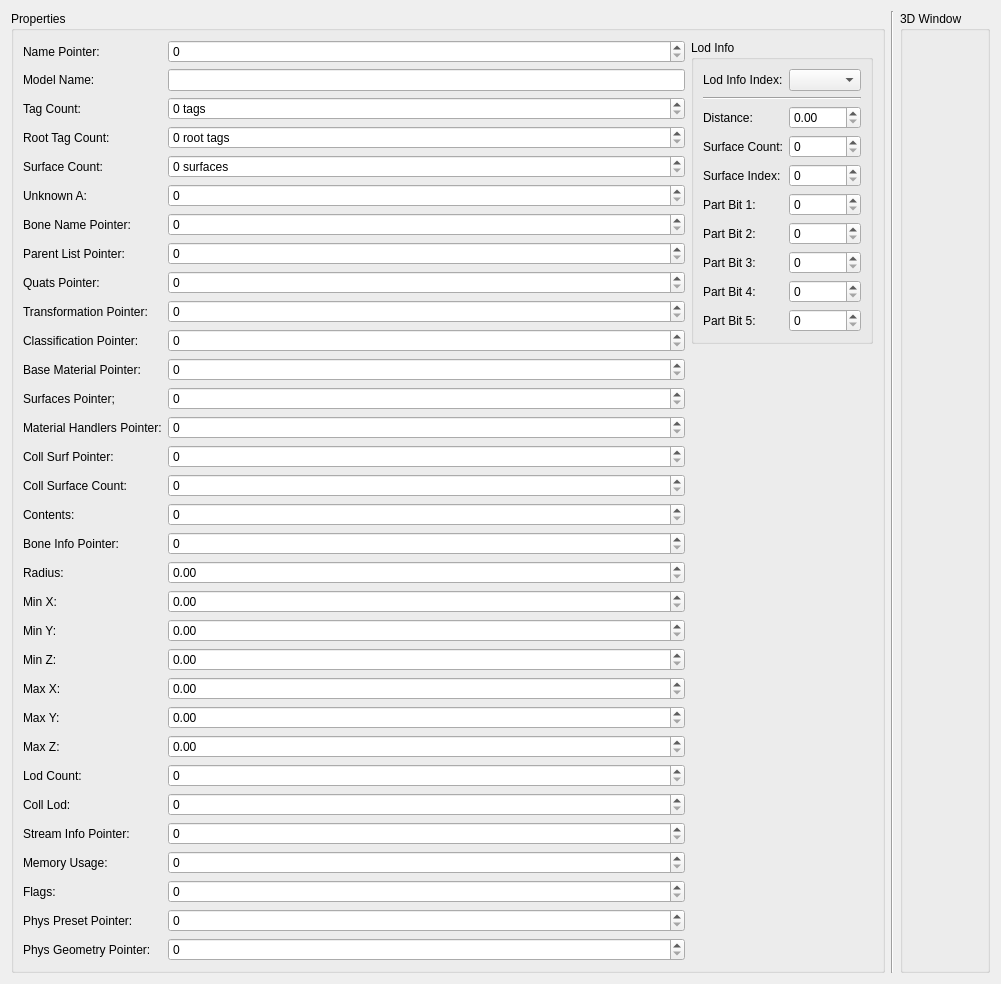
<?xml version="1.0" encoding="UTF-8"?>
<ui version="4.0">
 <class>ModelViewer</class>
 <widget class="QWidget" name="ModelViewer">
  <property name="geometry">
   <rect>
    <x>0</x>
    <y>0</y>
    <width>1001</width>
    <height>897</height>
   </rect>
  </property>
  <property name="windowTitle">
   <string>Form</string>
  </property>
  <layout class="QHBoxLayout" name="horizontalLayout">
   <item>
    <widget class="QGroupBox" name="groupBox">
     <property name="title">
      <string>Properties</string>
     </property>
     <layout class="QHBoxLayout" name="horizontalLayout_2">
      <item>
       <layout class="QFormLayout" name="formLayout">
        <item row="0" column="0">
         <widget class="QLabel" name="label">
          <property name="text">
           <string>Name Pointer:</string>
          </property>
         </widget>
        </item>
        <item row="0" column="1">
         <widget class="QSpinBox" name="spinBox_NamePtr">
          <property name="maximum">
           <number>1000000000</number>
          </property>
         </widget>
        </item>
        <item row="1" column="0">
         <widget class="QLabel" name="label_42">
          <property name="text">
           <string>Model Name:</string>
          </property>
         </widget>
        </item>
        <item row="1" column="1">
         <widget class="QLineEdit" name="lineEdit"/>
        </item>
        <item row="2" column="0">
         <widget class="QLabel" name="label_2">
          <property name="text">
           <string>Tag Count:</string>
          </property>
         </widget>
        </item>
        <item row="2" column="1">
         <widget class="QSpinBox" name="spinBox_TagCount">
          <property name="suffix">
           <string> tags</string>
          </property>
          <property name="maximum">
           <number>1000000000</number>
          </property>
         </widget>
        </item>
        <item row="3" column="0">
         <widget class="QLabel" name="label_3">
          <property name="text">
           <string>Root Tag Count: </string>
          </property>
         </widget>
        </item>
        <item row="3" column="1">
         <widget class="QSpinBox" name="spinBox_RootTagCount">
          <property name="suffix">
           <string> root tags</string>
          </property>
          <property name="maximum">
           <number>1000000000</number>
          </property>
         </widget>
        </item>
        <item row="4" column="0">
         <widget class="QLabel" name="label_4">
          <property name="text">
           <string>Surface Count: </string>
          </property>
         </widget>
        </item>
        <item row="4" column="1">
         <widget class="QSpinBox" name="spinBox_SurfaceCount">
          <property name="suffix">
           <string> surfaces</string>
          </property>
          <property name="maximum">
           <number>1000000000</number>
          </property>
         </widget>
        </item>
        <item row="5" column="0">
         <widget class="QLabel" name="label_5">
          <property name="text">
           <string>Unknown A:</string>
          </property>
         </widget>
        </item>
        <item row="5" column="1">
         <widget class="QSpinBox" name="spinBox_UnknownA">
          <property name="maximum">
           <number>1000000000</number>
          </property>
         </widget>
        </item>
        <item row="6" column="0">
         <widget class="QLabel" name="label_6">
          <property name="text">
           <string>Bone Name Pointer:</string>
          </property>
         </widget>
        </item>
        <item row="6" column="1">
         <widget class="QSpinBox" name="spinBox_BoneNamePtr">
          <property name="maximum">
           <number>1000000000</number>
          </property>
         </widget>
        </item>
        <item row="7" column="0">
         <widget class="QLabel" name="label_7">
          <property name="text">
           <string>Parent List Pointer:</string>
          </property>
         </widget>
        </item>
        <item row="7" column="1">
         <widget class="QSpinBox" name="spinBox_ParentListPtr">
          <property name="maximum">
           <number>1000000000</number>
          </property>
         </widget>
        </item>
        <item row="8" column="0">
         <widget class="QLabel" name="label_8">
          <property name="text">
           <string>Quats Pointer:</string>
          </property>
         </widget>
        </item>
        <item row="8" column="1">
         <widget class="QSpinBox" name="spinBox_QuatsPtr">
          <property name="maximum">
           <number>1000000000</number>
          </property>
         </widget>
        </item>
        <item row="9" column="0">
         <widget class="QLabel" name="label_9">
          <property name="text">
           <string>Transformation Pointer:</string>
          </property>
         </widget>
        </item>
        <item row="9" column="1">
         <widget class="QSpinBox" name="spinBox_TransPtr">
          <property name="maximum">
           <number>1000000000</number>
          </property>
         </widget>
        </item>
        <item row="10" column="0">
         <widget class="QLabel" name="label_10">
          <property name="text">
           <string>Classification Pointer:</string>
          </property>
         </widget>
        </item>
        <item row="10" column="1">
         <widget class="QSpinBox" name="spinBox_ClassPtr">
          <property name="maximum">
           <number>1000000000</number>
          </property>
         </widget>
        </item>
        <item row="11" column="0">
         <widget class="QLabel" name="label_11">
          <property name="text">
           <string>Base Material Pointer:</string>
          </property>
         </widget>
        </item>
        <item row="11" column="1">
         <widget class="QSpinBox" name="spinBox_BaseMatPtr">
          <property name="maximum">
           <number>1000000000</number>
          </property>
         </widget>
        </item>
        <item row="12" column="0">
         <widget class="QLabel" name="label_12">
          <property name="text">
           <string>Surfaces Pointer;</string>
          </property>
         </widget>
        </item>
        <item row="12" column="1">
         <widget class="QSpinBox" name="spinBox_SurfacesPtr">
          <property name="maximum">
           <number>1000000000</number>
          </property>
         </widget>
        </item>
        <item row="13" column="0">
         <widget class="QLabel" name="label_13">
          <property name="text">
           <string>Material Handlers Pointer:</string>
          </property>
         </widget>
        </item>
        <item row="13" column="1">
         <widget class="QSpinBox" name="spinBox_MatHandlesPtr">
          <property name="maximum">
           <number>1000000000</number>
          </property>
         </widget>
        </item>
        <item row="14" column="0">
         <widget class="QLabel" name="label_23">
          <property name="text">
           <string>Coll Surf Pointer:</string>
          </property>
         </widget>
        </item>
        <item row="14" column="1">
         <widget class="QSpinBox" name="spinBox_ClassPtr_2">
          <property name="maximum">
           <number>1000000000</number>
          </property>
         </widget>
        </item>
        <item row="15" column="0">
         <widget class="QLabel" name="label_24">
          <property name="text">
           <string>Coll Surface Count:</string>
          </property>
         </widget>
        </item>
        <item row="15" column="1">
         <widget class="QSpinBox" name="spinBox_ClassPtr_3">
          <property name="maximum">
           <number>1000000000</number>
          </property>
         </widget>
        </item>
        <item row="16" column="0">
         <widget class="QLabel" name="label_25">
          <property name="text">
           <string>Contents:</string>
          </property>
         </widget>
        </item>
        <item row="16" column="1">
         <widget class="QSpinBox" name="spinBox_ClassPtr_4">
          <property name="maximum">
           <number>1000000000</number>
          </property>
         </widget>
        </item>
        <item row="17" column="0">
         <widget class="QLabel" name="label_26">
          <property name="text">
           <string>Bone Info Pointer:</string>
          </property>
         </widget>
        </item>
        <item row="17" column="1">
         <widget class="QSpinBox" name="spinBox_ClassPtr_5">
          <property name="maximum">
           <number>1000000000</number>
          </property>
         </widget>
        </item>
        <item row="18" column="0">
         <widget class="QLabel" name="label_28">
          <property name="text">
           <string>Radius:</string>
          </property>
         </widget>
        </item>
        <item row="18" column="1">
         <widget class="QDoubleSpinBox" name="doubleSpinBox_2"/>
        </item>
        <item row="19" column="0">
         <widget class="QLabel" name="label_29">
          <property name="text">
           <string>Min X: </string>
          </property>
         </widget>
        </item>
        <item row="19" column="1">
         <widget class="QDoubleSpinBox" name="doubleSpinBox_3"/>
        </item>
        <item row="20" column="0">
         <widget class="QLabel" name="label_30">
          <property name="text">
           <string>Min Y: </string>
          </property>
         </widget>
        </item>
        <item row="20" column="1">
         <widget class="QDoubleSpinBox" name="doubleSpinBox_4"/>
        </item>
        <item row="21" column="0">
         <widget class="QLabel" name="label_31">
          <property name="text">
           <string>Min Z: </string>
          </property>
         </widget>
        </item>
        <item row="21" column="1">
         <widget class="QDoubleSpinBox" name="doubleSpinBox_5"/>
        </item>
        <item row="22" column="0">
         <widget class="QLabel" name="label_32">
          <property name="text">
           <string>Max X: </string>
          </property>
         </widget>
        </item>
        <item row="22" column="1">
         <widget class="QDoubleSpinBox" name="doubleSpinBox_6"/>
        </item>
        <item row="23" column="0">
         <widget class="QLabel" name="label_33">
          <property name="text">
           <string>Max Y: </string>
          </property>
         </widget>
        </item>
        <item row="23" column="1">
         <widget class="QDoubleSpinBox" name="doubleSpinBox_7"/>
        </item>
        <item row="24" column="0">
         <widget class="QLabel" name="label_34">
          <property name="text">
           <string>Max Z: </string>
          </property>
         </widget>
        </item>
        <item row="24" column="1">
         <widget class="QDoubleSpinBox" name="doubleSpinBox_8"/>
        </item>
        <item row="25" column="0">
         <widget class="QLabel" name="label_35">
          <property name="text">
           <string>Lod Count:</string>
          </property>
         </widget>
        </item>
        <item row="25" column="1">
         <widget class="QSpinBox" name="spinBox_ClassPtr_7">
          <property name="maximum">
           <number>1000000000</number>
          </property>
         </widget>
        </item>
        <item row="26" column="0">
         <widget class="QLabel" name="label_36">
          <property name="text">
           <string>Coll Lod:</string>
          </property>
         </widget>
        </item>
        <item row="26" column="1">
         <widget class="QSpinBox" name="spinBox_ClassPtr_8">
          <property name="maximum">
           <number>1000000000</number>
          </property>
         </widget>
        </item>
        <item row="27" column="0">
         <widget class="QLabel" name="label_37">
          <property name="text">
           <string>Stream Info Pointer:</string>
          </property>
         </widget>
        </item>
        <item row="27" column="1">
         <widget class="QSpinBox" name="spinBox_ClassPtr_9">
          <property name="maximum">
           <number>1000000000</number>
          </property>
         </widget>
        </item>
        <item row="28" column="0">
         <widget class="QLabel" name="label_38">
          <property name="text">
           <string>Memory Usage:</string>
          </property>
         </widget>
        </item>
        <item row="28" column="1">
         <widget class="QSpinBox" name="spinBox_ClassPtr_10">
          <property name="maximum">
           <number>1000000000</number>
          </property>
         </widget>
        </item>
        <item row="29" column="0">
         <widget class="QLabel" name="label_39">
          <property name="text">
           <string>Flags:</string>
          </property>
         </widget>
        </item>
        <item row="29" column="1">
         <widget class="QSpinBox" name="spinBox_ClassPtr_11">
          <property name="maximum">
           <number>1000000000</number>
          </property>
         </widget>
        </item>
        <item row="30" column="0">
         <widget class="QLabel" name="label_40">
          <property name="text">
           <string>Phys Preset Pointer:</string>
          </property>
         </widget>
        </item>
        <item row="30" column="1">
         <widget class="QSpinBox" name="spinBox_ClassPtr_12">
          <property name="maximum">
           <number>1000000000</number>
          </property>
         </widget>
        </item>
        <item row="31" column="0">
         <widget class="QLabel" name="label_41">
          <property name="text">
           <string>Phys Geometry Pointer:</string>
          </property>
         </widget>
        </item>
        <item row="31" column="1">
         <widget class="QSpinBox" name="spinBox_ClassPtr_13">
          <property name="maximum">
           <number>1000000000</number>
          </property>
         </widget>
        </item>
       </layout>
      </item>
      <item>
       <layout class="QVBoxLayout" name="verticalLayout">
        <item>
         <widget class="QGroupBox" name="groupBox_3">
          <property name="title">
           <string>Lod Info</string>
          </property>
          <layout class="QFormLayout" name="formLayout_2">
           <item row="0" column="0">
            <widget class="QLabel" name="label_14">
             <property name="text">
              <string>Lod Info Index:</string>
             </property>
            </widget>
           </item>
           <item row="0" column="1">
            <widget class="QComboBox" name="comboBox_LodIndex"/>
           </item>
           <item row="1" column="0" colspan="2">
            <widget class="Line" name="line_2">
             <property name="orientation">
              <enum>Qt::Orientation::Horizontal</enum>
             </property>
            </widget>
           </item>
           <item row="2" column="0">
            <widget class="QLabel" name="label_15">
             <property name="text">
              <string>Distance:</string>
             </property>
            </widget>
           </item>
           <item row="2" column="1">
            <widget class="QDoubleSpinBox" name="doubleSpinBox"/>
           </item>
           <item row="3" column="0">
            <widget class="QLabel" name="label_16">
             <property name="text">
              <string>Surface Count:</string>
             </property>
            </widget>
           </item>
           <item row="3" column="1">
            <widget class="QSpinBox" name="spinBox_BoneNamePtr_2">
             <property name="maximum">
              <number>1000000000</number>
             </property>
            </widget>
           </item>
           <item row="4" column="0">
            <widget class="QLabel" name="label_17">
             <property name="text">
              <string>Surface Index:</string>
             </property>
            </widget>
           </item>
           <item row="4" column="1">
            <widget class="QSpinBox" name="spinBox_BoneNamePtr_3">
             <property name="maximum">
              <number>1000000000</number>
             </property>
            </widget>
           </item>
           <item row="5" column="0">
            <widget class="QLabel" name="label_18">
             <property name="text">
              <string>Part Bit 1: </string>
             </property>
            </widget>
           </item>
           <item row="5" column="1">
            <widget class="QSpinBox" name="spinBox_BoneNamePtr_4">
             <property name="maximum">
              <number>1000000000</number>
             </property>
            </widget>
           </item>
           <item row="6" column="0">
            <widget class="QLabel" name="label_19">
             <property name="text">
              <string>Part Bit 2: </string>
             </property>
            </widget>
           </item>
           <item row="6" column="1">
            <widget class="QSpinBox" name="spinBox_BoneNamePtr_5">
             <property name="maximum">
              <number>1000000000</number>
             </property>
            </widget>
           </item>
           <item row="7" column="0">
            <widget class="QLabel" name="label_20">
             <property name="text">
              <string>Part Bit 3: </string>
             </property>
            </widget>
           </item>
           <item row="7" column="1">
            <widget class="QSpinBox" name="spinBox_BoneNamePtr_6">
             <property name="maximum">
              <number>1000000000</number>
             </property>
            </widget>
           </item>
           <item row="8" column="0">
            <widget class="QLabel" name="label_21">
             <property name="text">
              <string>Part Bit 4: </string>
             </property>
            </widget>
           </item>
           <item row="8" column="1">
            <widget class="QSpinBox" name="spinBox_BoneNamePtr_7">
             <property name="maximum">
              <number>1000000000</number>
             </property>
            </widget>
           </item>
           <item row="9" column="0">
            <widget class="QLabel" name="label_22">
             <property name="text">
              <string>Part Bit 5: </string>
             </property>
            </widget>
           </item>
           <item row="9" column="1">
            <widget class="QSpinBox" name="spinBox_BoneNamePtr_8">
             <property name="maximum">
              <number>1000000000</number>
             </property>
            </widget>
           </item>
          </layout>
         </widget>
        </item>
        <item>
         <spacer name="verticalSpacer">
          <property name="orientation">
           <enum>Qt::Orientation::Vertical</enum>
          </property>
          <property name="sizeHint" stdset="0">
           <size>
            <width>20</width>
            <height>40</height>
           </size>
          </property>
         </spacer>
        </item>
       </layout>
      </item>
     </layout>
    </widget>
   </item>
   <item>
    <widget class="Line" name="line">
     <property name="orientation">
      <enum>Qt::Orientation::Vertical</enum>
     </property>
    </widget>
   </item>
   <item>
    <widget class="QGroupBox" name="groupBox_3DWindow">
     <property name="title">
      <string>3D Window</string>
     </property>
    </widget>
   </item>
  </layout>
 </widget>
 <resources/>
 <connections/>
</ui>
